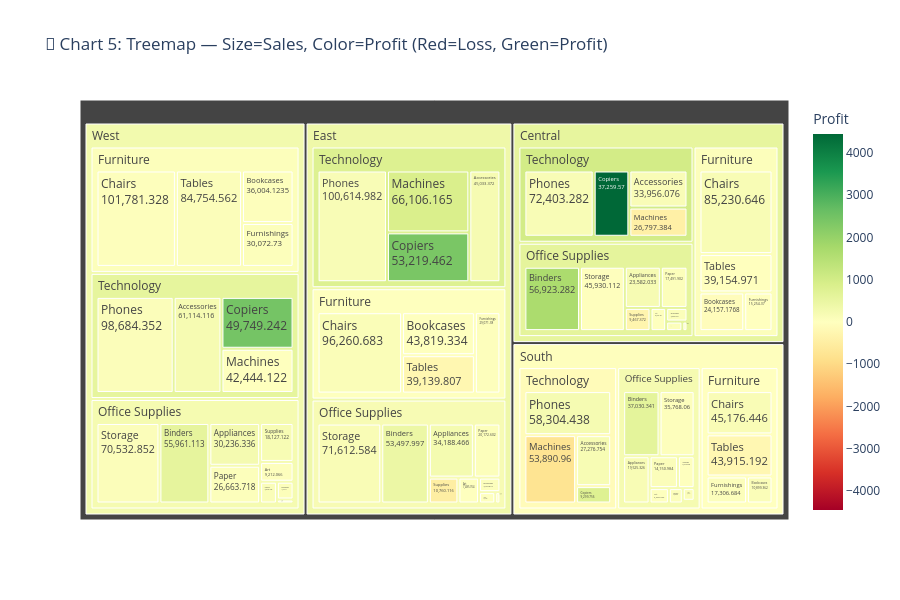

Notebook source saved alongside this figure:
### Code cell
# ============================================================
# CELL 5 — CHART 5: Sales Treemap (Region > Category > Sub)
# ============================================================

import pandas as pd
import plotly.express as px

df = pd.read_csv('SampleSuperstore.csv', encoding='latin1')

fig = px.treemap(
    df,
    path=['Region', 'Category', 'Sub-Category'],
    values='Sales',
    color='Profit',
    color_continuous_scale='RdYlGn',
    color_continuous_midpoint=0,
    title='🌳 Chart 5: Treemap — Size=Sales, Color=Profit (Red=Loss, Green=Profit)'
)

fig.update_layout(height=600)
fig.update_traces(textinfo='label+value')

fig.show()
print("✅ Chart 5 done!")
fig.write_html('visuals/chart5_treemap.html')
print("saved!")

### Figure 1 — Plotly figure (JSON) as saved in the notebook; plotly's stock layout.template omitted (floating-point values rounded to 4 significant figures)
{"data": [{"branchvalues": "total", "customdata": [[114.7], [149.6], [125.3], [-229.6], [47.72], [68.58], [40.39], [86.9], [583.9], [250.2], [87.42], [83.51], [204.7], [1675.0], [30.15], [88.19], [16.91], [120.9], [218.0], [12.94], [452.1], [55.78], [59.67], [25.37], [69.18], [156.5], [-4.167], [83.36], [-73.33], [168.2], [144.3], [219.3], [156.4], [71.28], [7.171], [148.4], [65.3], [73.41], [64.94], [174.5], [621.9], [63.45], [194.0], [228.7], [24.58], [-13.03], [50.44], [5.472], [181.4], [80.61], [-432.7], [-474.9], [8.691], [22.27], [865.3], [25.45], [2457.0], [97.82], [-243.6], [-289.8], [249.4], [47.13], [9.444], [-773.7], [12.78], [4447.0], [2394.0], [768.4], [-8.088], [240.2], [239.5], [64.53], [574.1], [602.8], [20.61], [194.9], [999.4], [73.2], [793.3], [-107.0], [33.76], [295.0], [564.6], [375.0]], "domain": {"x": [0, 1], "y": [0, 1]}, "hovertemplate": "labels=%{label}<br>Sales=%{value}<br>parent=%{parent}<br>id=%{id}<br>Profit=%{color}<extra></extra>", "ids": ["South/Furniture/Bookcases", "South/Furniture/Chairs", "West/Office Supplies/Labels", "South/Furniture/Tables", "South/Office Supplies/Storage", "West/Furniture/Furnishings", "West/Office Supplies/Art", "West/Technology/Phones", "West/Office Supplies/Binders", "West/Office Supplies/Appliances", "West/Furniture/Tables", "South/Office Supplies/Paper", "Central/Office Supplies/Appliances", "Central/Office Supplies/Binders", "Central/Office Supplies/Storage", "West/Office Supplies/Storage", "Central/Office Supplies/Art", "East/Furniture/Chairs", "West/Technology/Accessories", "East/Furniture/Bookcases", "East/Office Supplies/Binders", "East/Furniture/Furnishings", "East/Office Supplies/Envelopes", "East/Office Supplies/Art", "Central/Office Supplies/Paper", "Central/Technology/Phones", "Central/Furniture/Furnishings", "Central/Office Supplies/Envelopes", "Central/Furniture/Bookcases", "Central/Furniture/Chairs", "Central/Technology/Accessories", "East/Technology/Accessories", "East/Technology/Phones", "Central/Office Supplies/Labels", "East/Office Supplies/Fasteners", "East/Office Supplies/Storage", "East/Office Supplies/Paper", "West/Office Supplies/Paper", "South/Furniture/Furnishings", "South/Office Supplies/Appliances", "South/Office Supplies/Binders", "South/Office Supplies/Envelopes", "South/Technology/Accessories", "South/Technology/Phones", "South/Office Supplies/Art", "Central/Furniture/Tables", "West/Furniture/Chairs", "West/Office Supplies/Fasteners", "West/Office Supplies/Supplies", "West/Office Supplies/Envelopes", "Central/Technology/Machines", "East/Office Supplies/Supplies", "Central/Office Supplies/Fasteners", "East/Office Supplies/Labels", "East/Technology/Machines", "South/Office Supplies/Supplies", "West/Technology/Copiers", "South/Office Supplies/Labels", "East/Furniture/Tables", "Central/Office Supplies/Supplies", "East/Office Supplies/Appliances", "West/Furniture/Bookcases", "South/Office Supplies/Fasteners", "South/Technology/Machines", "West/Technology/Machines", "Central/Technology/Copiers", "East/Technology/Copiers", "South/Technology/Copiers", "South/Furniture", "West/Office Supplies", "South/Office Supplies", "West/Furniture", "West/Technology", "Central/Office Supplies", "East/Furniture", "East/Office Supplies", "Central/Technology", "Central/Furniture", "East/Technology", "South/Technology", "South", "West", "Central", "East"], "labels": ["Bookcases", "Chairs", "Labels", "Tables", "Storage", "Furnishings", "Art", "Phones", "Binders", "Appliances", "Tables", "Paper", "Appliances", "Binders", "Storage", "Storage", "Art", "Chairs", "Accessories", "Bookcases", "Binders", "Furnishings", "Envelopes", "Art", "Paper", "Phones", "Furnishings", "Envelopes", "Bookcases", "Chairs", "Accessories", "Accessories", "Phones", "Labels", "Fasteners", "Storage", "Paper", "Paper", "Furnishings", "Appliances", "Binders", "Envelopes", "Accessories", "Phones", "Art", "Tables", "Chairs", "Fasteners", "Supplies", "Envelopes", "Machines", "Supplies", "Fasteners", "Labels", "Machines", "Supplies", "Copiers", "Labels", "Tables", "Supplies", "Appliances", "Bookcases", "Fasteners", "Machines", "Machines", "Copiers", "Copiers", "Copiers", "Furniture", "Office Supplies", "Office Supplies", "Furniture", "Technology", "Office Supplies", "Furniture", "Office Supplies", "Technology", "Furniture", "Technology", "Technology", "South", "West", "Central", "East"], "marker": {"coloraxis": "coloraxis", "colors": [114.7, 149.6, 125.3, -229.6, 47.72, 68.58, 40.39, 86.9, 583.9, 250.2, 87.42, 83.51, 204.7, 1675.0, 30.15, 88.19, 16.91, 120.9, 218.0, 12.94, 452.1, 55.78, 59.67, 25.37, 69.18, 156.5, -4.167, 83.36, -73.33, 168.2, 144.3, 219.3, 156.4, 71.28, 7.171, 148.4, 65.3, 73.41, 64.94, 174.5, 621.9, 63.45, 194.0, 228.7, 24.58, -13.03, 50.44, 5.472, 181.4, 80.61, -432.7, -474.9, 8.691, 22.27, 865.3, 25.45, 2457.0, 97.82, -243.6, -289.8, 249.4, 47.13, 9.444, -773.7, 12.78, 4447.0, 2394.0, 768.4, -8.088, 240.2, 239.5, 64.53, 574.1, 602.8, 20.61, 194.9, 999.4, 73.2, 793.3, -107.0, 33.76, 295.0, 564.6, 375.0]}, "name": "", "parents": ["South/Furniture", "South/Furniture", "West/Office Supplies", "South/Furniture", "South/Office Supplies", "West/Furniture", "West/Office Supplies", "West/Technology", "West/Office Supplies", "West/Office Supplies", "West/Furniture", "South/Office Supplies", "Central/Office Supplies", "Central/Office Supplies", "Central/Office Supplies", "West/Office Supplies", "Central/Office Supplies", "East/Furniture", "West/Technology", "East/Furniture", "East/Office Supplies", "East/Furniture", "East/Office Supplies", "East/Office Supplies", "Central/Office Supplies", "Central/Technology", "Central/Furniture", "Central/Office Supplies", "Central/Furniture", "Central/Furniture", "Central/Technology", "East/Technology", "East/Technology", "Central/Office Supplies", "East/Office Supplies", "East/Office Supplies", "East/Office Supplies", "West/Office Supplies", "South/Furniture", "South/Office Supplies", "South/Office Supplies", "South/Office Supplies", "South/Technology", "South/Technology", "South/Office Supplies", "Central/Furniture", "West/Furniture", "West/Office Supplies", "West/Office Supplies", "West/Office Supplies", "Central/Technology", "East/Office Supplies", "Central/Office Supplies", "East/Office Supplies", "East/Technology", "South/Office Supplies", "West/Technology", "South/Office Supplies", "East/Furniture", "Central/Office Supplies", "East/Office Supplies", "West/Furniture", "South/Office Supplies", "South/Technology", "West/Technology", "Central/Technology", "East/Technology", "South/Technology", "South", "West", "South", "West", "West", "Central", "East", "East", "Central", "Central", "East", "South", "", "", "", ""], "textinfo": "label+value", "type": "treemap", "values": [10900.0, 45180.0, 5079.0, 43920.0, 35770.0, 30070.0, 9212.0, 98680.0, 55960.0, 30240.0, 84750.0, 14150.0, 23580.0, 56920.0, 45930.0, 70530.0, 5765.0, 96260.0, 61110.0, 43820.0, 53500.0, 29070.0, 4376.0, 7486.0, 17490.0, 72400.0, 15250.0, 4637.0, 24160.0, 85230.0, 33960.0, 45030.0, 100600.0, 2451.0, 819.7, 71610.0, 20170.0, 26660.0, 17310.0, 19530.0, 37030.0, 3346.0, 27280.0, 58300.0, 4656.0, 39150.0, 101800.0, 923.2, 18130.0, 4118.0, 26800.0, 10760.0, 778.0, 2603.0, 66110.0, 8319.0, 49750.0, 2353.0, 39140.0, 9467.0, 34190.0, 36000.0, 503.3, 53890.0, 42440.0, 37260.0, 53220.0, 9300.0, 117300.0, 220900.0, 125700.0, 252600.0, 252000.0, 167000.0, 208300.0, 205500.0, 170400.0, 163800.0, 265000.0, 148800.0, 391700.0, 725500.0, 501200.0, 678800.0]}], "layout": {"coloraxis": {"cmid": 0, "colorbar": {"title": {"text": "Profit"}}, "colorscale": [[0, "rgb(165,0,38)"], [0.1, "rgb(215,48,39)"], [0.2, "rgb(244,109,67)"], [0.3, "rgb(253,174,97)"], [0.4, "rgb(254,224,139)"], [0.5, "rgb(255,255,191)"], [0.6, "rgb(217,239,139)"], [0.7, "rgb(166,217,106)"], [0.8, "rgb(102,189,99)"], [0.9, "rgb(26,152,80)"], [1, "rgb(0,104,55)"]]}, "height": 600, "legend": {"tracegroupgap": 0}, "title": {"text": "🌳 Chart 5: Treemap — Size=Sales, Color=Profit (Red=Loss, Green=Profit)"}}}
